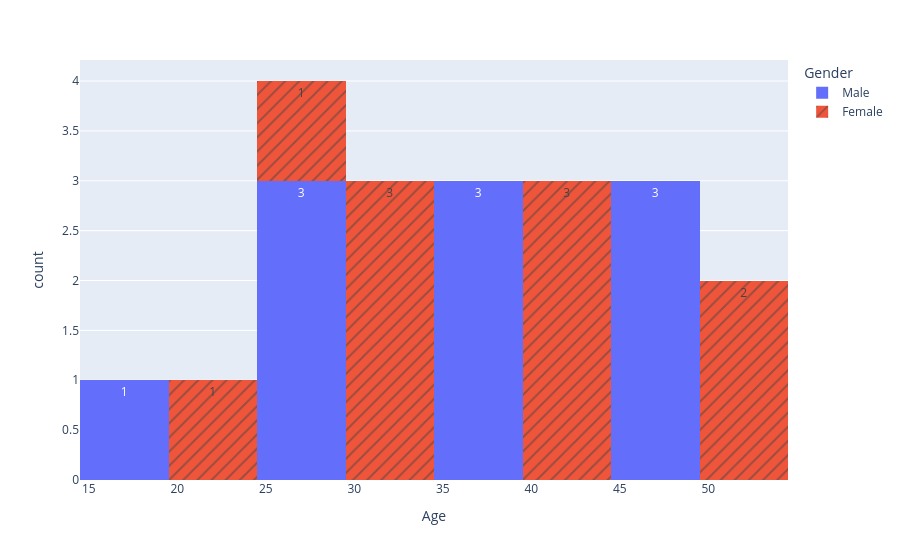

The notebook cell saved with this chart:
### Code cell
px.histogram(data_frame=df_population, x="Age", histfunc="count",pattern_shape="Gender", nbins=10, color="Gender", text_auto=True)

### Figure 1 — Plotly figure (JSON) as saved in the notebook; plotly's stock layout.template omitted (floating-point values rounded to 4 significant figures)
{"data": [{"alignmentgroup": "True", "bingroup": "x", "histfunc": "count", "hovertemplate": "Gender=Male<br>Age=%{x}<br>count=%{y}<extra></extra>", "legendgroup": "Male", "marker": {"color": "#636efa", "pattern": {"shape": ""}}, "name": "Male", "nbinsx": 10, "offsetgroup": "Male", "orientation": "v", "showlegend": true, "texttemplate": "%{value}", "type": "histogram", "x": [18, 25, 35, 45, 28, 38, 48, 29, 37, 46], "xaxis": "x", "yaxis": "y"}, {"alignmentgroup": "True", "bingroup": "x", "histfunc": "count", "hovertemplate": "Gender=Female<br>Age=%{x}<br>count=%{y}<extra></extra>", "legendgroup": "Female", "marker": {"color": "#EF553B", "pattern": {"shape": "/"}}, "name": "Female", "nbinsx": 10, "offsetgroup": "Female", "orientation": "v", "showlegend": true, "texttemplate": "%{value}", "type": "histogram", "x": [22, 30, 40, 50, 32, 42, 26, 33, 41, 52], "xaxis": "x", "yaxis": "y"}], "layout": {"barmode": "relative", "legend": {"title": {"text": "Gender"}, "tracegroupgap": 0}, "margin": {"t": 60}, "xaxis": {"anchor": "y", "domain": [0, 1], "title": {"text": "Age"}}, "yaxis": {"anchor": "x", "domain": [0, 1], "title": {"text": "count"}}}}
